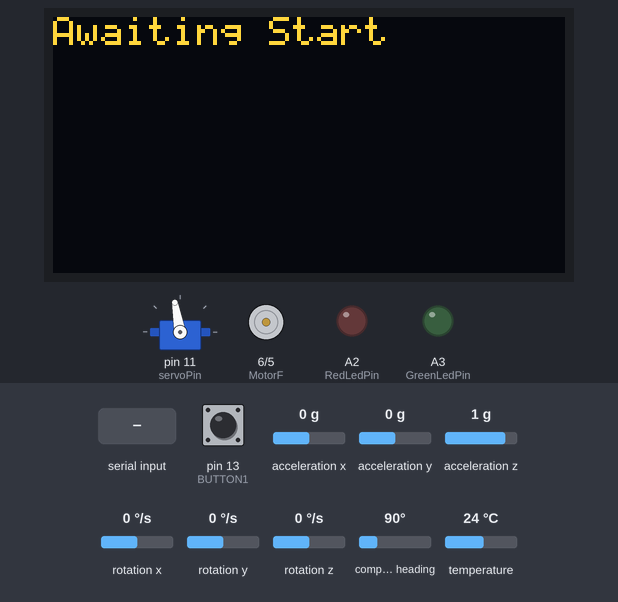
A sketch run on a simulated Arduino Uno, built with avr-gcc and run on an emulated ATmega328P. On the bench: 128×64 one-colour display, servo, motor-driver pin pairs drawn as motors (green arrow = first pin HIGH = forward, orange = second pin HIGH = backward, longer = more drive), output pins drawn as LEDs (lit = HIGH). The inputs (shaded band) are chosen by the test bench; at power-on: pin 13 (BUTTON1) LOW, acceleration x 0 g, acceleration y 0 g, acceleration z 1 g, rotation x 0 °/s, rotation y 0 °/s, rotation z 0 °/s, compass heading 90°, temperature 24 °C. The OLED is the two-colour kind (top 16 rows yellow); what the sketch prints to the serial monitor is not drawn.

Above: at 1.2 s.
1.3 s: pin 13 (BUTTON1) pulled HIGH for 0.15 s
At 3.2 s:
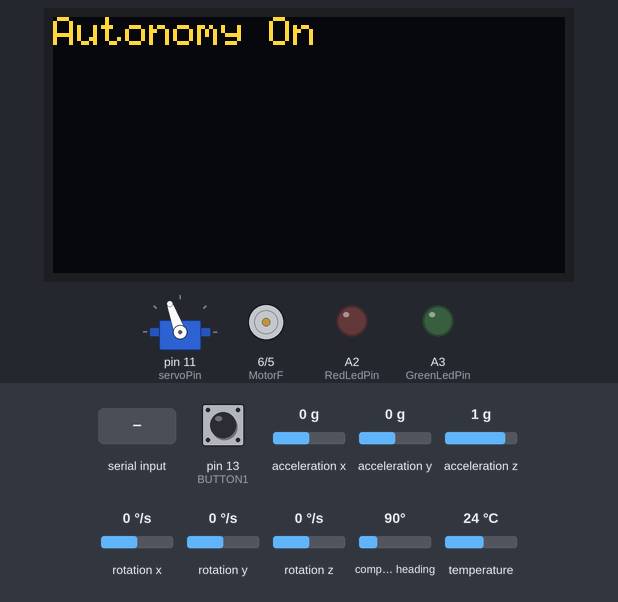
3.8 s: "RL\n" received over Serial
At 5.0 s:
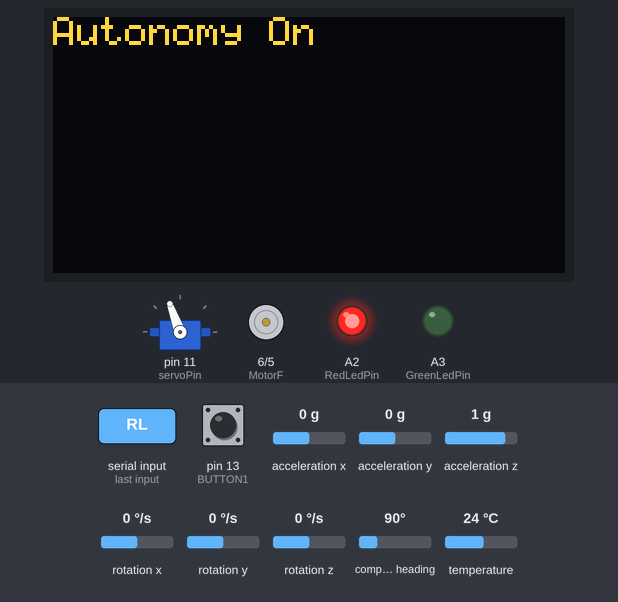
5.3 s: pin 13 (BUTTON1) pulled HIGH for 1 s
At 6.1 s:
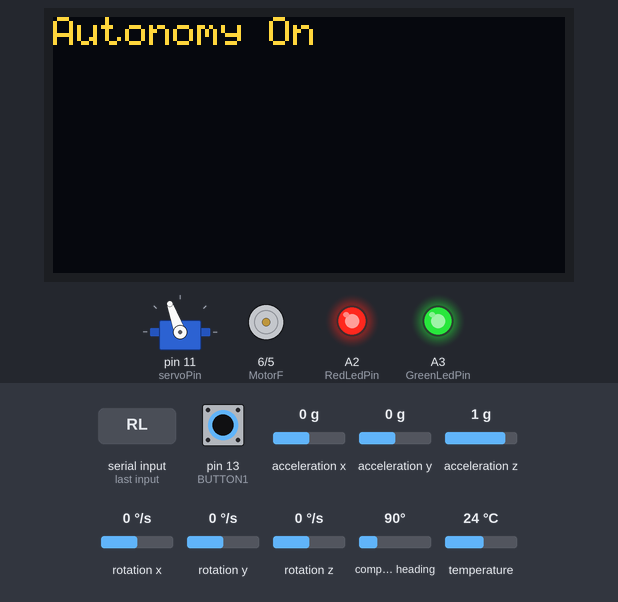
7.8 s: pin 13 (BUTTON1) pulled HIGH for 3.2 s
At 12.9 s:
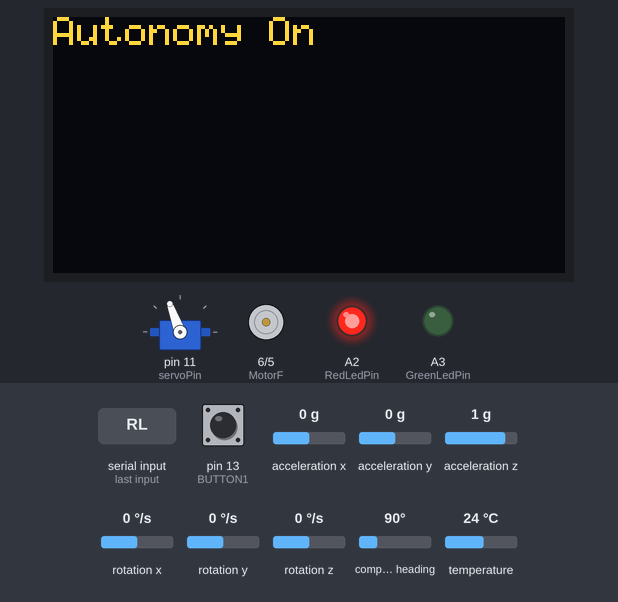
Timing chart, 0 to 13.5 s (numbered marks = the images above; inputs shaded):
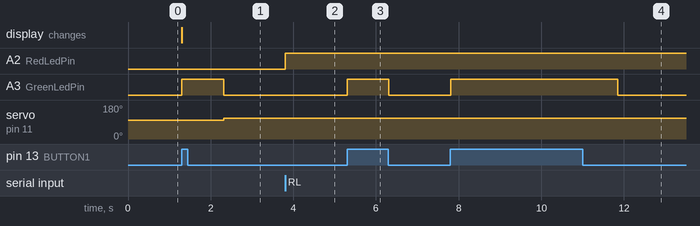

Measured:
- after the input at 1.3 s, A3 (GreenLedPin): LOW → HIGH at once, → LOW 1.0 s later; servo on pin 11 (servoPin): 100° → 110° after 1.0 s; the display: changes at once (image 1)
- after the input at 3.8 s, A2 (RedLedPin): LOW → HIGH at once
- after the input at 5.3 s, A3 (GreenLedPin): LOW → HIGH at once, → LOW 1.0 s later
- after the input at 7.8 s, A3 (GreenLedPin): LOW → HIGH at once, → LOW 4.0 s later

The sketch:

controller.ino
```cpp
#include <Servo.h>
#include <Wire.h>
#include "SSD1306Ascii.h"
#include "SSD1306AsciiWire.h"
#include <Adafruit_MPU6050.h>
#include <QMC5883LCompass.h>

#define servoPin 11
#define MotorF 6
#define MotorB 5
#define BUTTON1 13
#define GreenLedPin A3
#define RedLedPin A2
#define Display_I2C_ADDRESS 0x3C

// Motor control variables
int motor_forward_speed = 90;
int servo_angle = 110;

// Sensor objects
Adafruit_MPU6050 mpu;
QMC5883LCompass compass;
Servo myservo;
SSD1306AsciiWire oled;

// Timing for sensor readings
unsigned long previousMillis = 0;
const long interval = 100;  // Send sensor data every 100ms
bool start = 0;

void setup() {
  Serial.begin(9600);   // Arduino and Jetson should use the same baud rate

  Wire.begin();
  Wire.setClock(400000L);

  // Initialize OLED display
  oled.begin(&Adafruit128x64, Display_I2C_ADDRESS);
  oled.setFont(System5x7);
  oled.clear();
  oled.setCursor(0, 0);
  oled.print("Starting up...");

  // Initialize MPU6050
  if (!mpu.begin()) {
    oled.setCursor(0, 3);
    oled.print("MPU Fail!");
    while (1) {
      digitalWrite(RedLedPin, HIGH);
      delay(500);
      digitalWrite(RedLedPin, LOW);
      delay(500);
    }
  }

  // Initialize QMC5883L
  compass.init();

  // Set up pins
  pinMode(GreenLedPin, OUTPUT);
  pinMode(RedLedPin, OUTPUT);
  pinMode(MotorF, OUTPUT);
  pinMode(MotorB, OUTPUT);
  pinMode(BUTTON1, INPUT);
  myservo.attach(servoPin);

  // Initial state
  myservo.write(100);
  analogWrite(MotorF, 0);
  analogWrite(MotorB, 0);

  oled.clear();
  oled.setCursor(0, 0);
  oled.print("Awaiting Start");
}

void loop() {
  connectionStatus();
  analogWrite(MotorF, 0);
  analogWrite(MotorB, 0);

  // Check if the start button is pressed
  if (digitalRead(BUTTON1) == HIGH) {
    start = 1;
    oled.clear();
    oled.setCursor(0, 0);
    oled.print("Autonomy On");
    digitalWrite(GreenLedPin, HIGH);

    while (start != 0) {
      if (digitalRead(BUTTON1) == HIGH) {
        start = 0;
        delay(1000);
      }

      // Sends sensor data to the Jetson Nano for processing
      sendSensorData();

      // Receives the final angle command from the Jetson Nano
      receiveMotorCommand();

      // Updates the servo angle
      myservo.write(servo_angle);

      // Sets the motor speed to a constant value
      analogWrite(MotorF, 90);
      analogWrite(MotorB, 0);
    }
  }

  digitalWrite(GreenLedPin, LOW);
}

void sendSensorData() {
  sensors_event_t a, g, temp;
  mpu.getEvent(&a, &g, &temp);

  compass.read();
  float heading = compass.getAzimuth();

  // Format and send data to the Jetson Nano
  Serial.print("GY:");
  Serial.print(g.gyro.y);
  Serial.print(",H:");
  Serial.print(heading);
  Serial.print(",AX:");
  Serial.print(a.acceleration.x);
  Serial.print(",AY:");
  Serial.print(a.acceleration.y);
  Serial.print(",AZ:");
  Serial.print(a.acceleration.z);
  Serial.print(",GX:");
  Serial.print(g.gyro.x);
  Serial.print(",GZ:");
  Serial.print(g.gyro.z);
  Serial.println();
}

void connectionStatus(){
  if (Serial.available()) {
    String data = Serial.readStringUntil('\n');

    if (data.startsWith("RL")) {
      digitalWrite(RedLedPin, HIGH);
      return;
    }
  }
}

void receiveMotorCommand() {
  if (Serial.available()) {
    String data = Serial.readStringUntil('\n');

    // Check for "STOP" command
    if (data.startsWith("S")) {
      analogWrite(MotorF, 0);
      analogWrite(MotorB, 0);
      return;
    }

    if (data.startsWith("RL")) {
      digitalWrite(RedLedPin, HIGH);
      return;
    }

    // Expected format: "A<servo_angle>"
    int a_index = data.indexOf("A");

    if (a_index != -1) {
      String angleStr = data.substring(a_index + 1);
      int received_angle = angleStr.toInt();

      // Ensure values are within a safe range
      servo_angle = constrain(received_angle, 75, 145);
    }
  }
}
```
